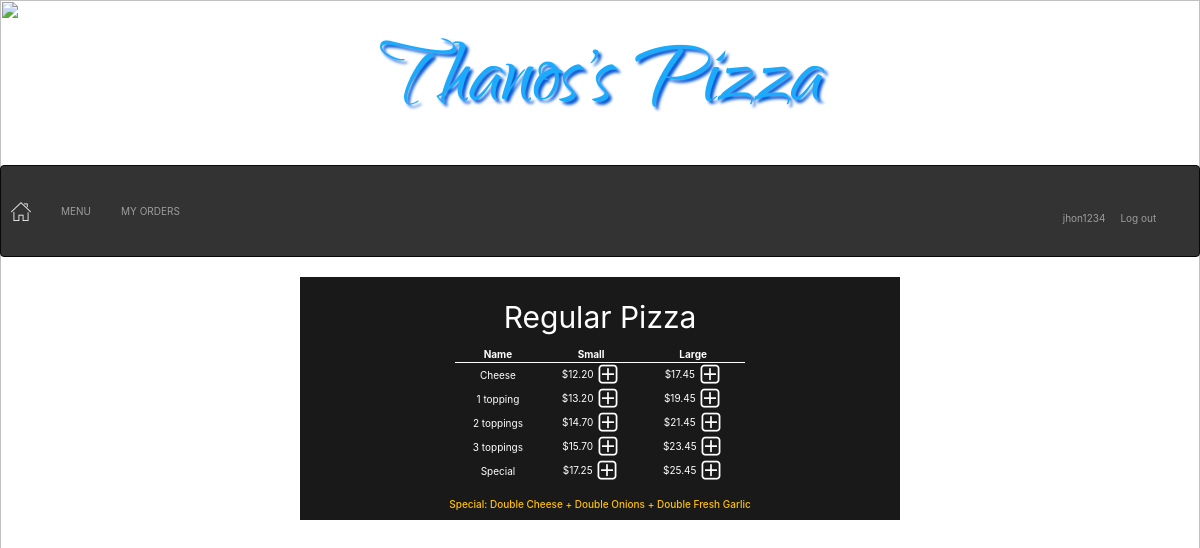
Screenshot of /menu/Regular Pizza (signed in) with the database file from the repository.
### orders/models.py (models this page shows, shortened)
class Regular_pizza(models.Model):
    name=models.CharField(max_length=64)
    small=models.DecimalField(max_digits=4,decimal_places=2)
    large=models.DecimalField(max_digits=4,decimal_places=2)

### orders/views.py (the view)
# urls.py: path("menu/<str:category>", views.menu, name="menu"),
def menu(request,category):
    menu,columns=findTable(category)
    order_number=User_order.objects.get(user=request.user,status='initiated').order_number
    context = {
        "user":request.user,
        "Checkout":Order2.objects.filter(user=request.user,number=order_number),
        "Checkout_category":Order2.objects.filter(user=request.user,number=order_number).values_list('category').distinct(),
        "Total":list(Order2.objects.filter(user=request.user,number=order_number).aggregate(Sum('price')).values())[0],
        "Category": Category.objects.all(),
        "Active_category":category,
        "Menu": menu,
        "Columns":columns,
        "Topping_price": 0.00,
        "Order_number":order_number
    }
    return render(request,"menu.html",context)

### orders/models.py (called while the page is built)
    def __str__(self):
        return f"{self.name}"

### orders/views.py (called while the page is built)
def findTable(category):
    if category == "Regular Pizza":
        menu=Regular_pizza.objects.all()
        columns=3
    elif category == "Sicilian Pizza":
        menu=Sicilian_pizza.objects.all()
        columns=3
    elif category == "Toppings":
        menu=Topping.objects.all()
        columns=1
    elif category == "Subs":
        menu=Sub.objects.all()
        columns=3
    elif category == "Pasta":
        menu=Pasta.objects.all()
        columns=2
    elif category == "Salad":
        menu=Salad.objects.all()
        columns=2
    elif category == "Dinner Platters":
        menu=Dinner_platter.objects.all()
        columns=3
    return menu,columns

### orders/templates/menu.html (shortened to what this page needs)
{% extends "layout.html" %}
{% block body%}
<div class='p-3'>
    <table class='table-small w-50 mx-auto text-center '>
        <caption style='caption-side:top;color:white;font-size: 30px;text-align: center'>{{Active_category}}</caption>
        {% if Columns == 3 %}
        <thead class='thead-light'>
            <tr >
                <th>Name</th>
                <th>Small</th>
                <th>Large</th>
            </tr>
        </thead>
        <tbody>
            {% for row in Menu %}
            <tr>
                {% load static %}
                <td>{{row.name}}</td>
                {% if row.small == None %}
                    <td></td>
                {% else %}
                    <td>${{row.small}}&nbsp;<a href="{% url 'add' Active_category row.name row.small %}"><img class='plus' src="{% static 'plus.png' %}"></a></td>
                {% endif %}
                <td>${{row.large}}&nbsp;<a href="{% url 'add' Active_category row.name row.large %}"><img class='plus' src="{% static 'plus.png' %}"></a></td>
            </tr>
            {% endfor %}
        </tbody>
        {% endif %}
    </table>
</div>
{% if Active_category == 'Regular Pizza' or Active_category == 'Sicilian Pizza'  %}
    <div class='text-center p-2'>
        <h6 class='text-warning mx-auto'>Special: Double Cheese + Double Onions + Double Fresh Garlic</h6>
{% endif %}
{% endblock %}

### orders/templates/layout.html (shortened to what this page needs)
<!DOCTYPE html>
<html style="height:100%">
<head>
    {% load static %}
    <link rel="stylesheet" type="text/css" href="{% static 'styles.css' %}">
    <link rel="stylesheet" href="https://maxcdn.bootstrapcdn.com/bootstrap/4.1.3/css/bootstrap.min.css">
    <link rel="stylesheet" href="https://maxcdn.bootstrapcdn.com/bootstrap/3.4.0/css/bootstrap.min.css">
    <link rel="stylesheet" href="https://stackpath.bootstrapcdn.com/bootstrap/4.2.1/css/bootstrap.min.css">
</head>
<body style="height:100%">
    {% if Category %}
    <p id='logo' class='text-center m-0 weight-bold'><a href="{% url 'index' %}">Thanos's Pizza</a></p>
      {% if not user.is_superuser %}
      <nav class="navbar navbar-inverse navbar-expand-lg" style="background-color: #333;">
          <a  href="{% url 'index' %}"><img src="{% static 'home.png' %}"></a>
          <div class="collapse navbar-collapse" id="navbarNavDropdown">
            <ul class="navbar-nav mr-auto">
              <li class="nav-item dropdown">
                <a class=" navbar-text" href="#" id="navbarDropdownMenuLink" role="button" data-toggle="dropdown" aria-haspopup="true" aria-expanded="false">
                  MENU
                </a>
              </li>
              <li class="nav-item">
                <a  class="navbar-text"  href="{% url 'my_orders' Order_number %}">MY ORDERS</a>
              </li>
            </ul>
            <ul class="navbar-nav ml-auto">
              <a class="navbar-nav ml-auto navbar-text" href=#>{{user.username}}</a>
              <a class="navbar-nav ml-auto navbar-text" href="{% url 'logout' %}"> Log out&nbsp;</a>
            </ul>
          </div>
          </nav>
          <div id='center_box' class='w-50  mx-auto  '>
              {% block body%}
              {% endblock %}
          </div>
      {% endif %}
{% endif %}
</body>
</html>

### orders/static/styles.css (style rules this page uses)
#logo { padding:0px; font-family: webLogo ; font-size: 110px; text-shadow: 3px 3px 3px rgb(5, 87, 211); }
#logo a:link, #place_order:link, #confirm_order:link { color:rgb(28, 170, 253); }
#center_box { background-color: rgba(0, 0, 0, 0.9); color: white; }
th { border-bottom: 1px solid white; }
li { list-style-type: none; }

### rows the page displays
Regular_pizza: name "Cheese", small "12.20", large "17.45"
Regular_pizza: name "1 topping", small "13.20", large "19.45"
Regular_pizza: name "2 toppings", small "14.70", large "21.45"
Regular_pizza: name "3 toppings", small "15.70", large "23.45"
Regular_pizza: name "Special", small "17.25", large "25.45"

### other values shown
{{ user.username }} "jhon1234"
{{ Active_category }} "Regular Pizza"
